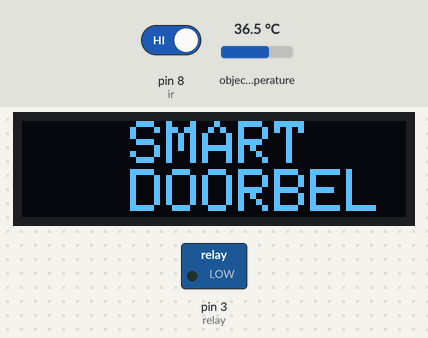
A sketch run on a simulated Arduino Uno, built with avr-gcc and run on an emulated ATmega328P. On the bench: 128×32 one-colour display, switched loads named in the sketch (green lamp = pin HIGH). Inputs (shaded band) come from the test bench; at power-on: pin 8 (ir) HIGH, object temperature 36.5 °C.

Above: at 2.3 s.
2.4 s: pin 8 (ir) driven LOW
At 2.9 s:
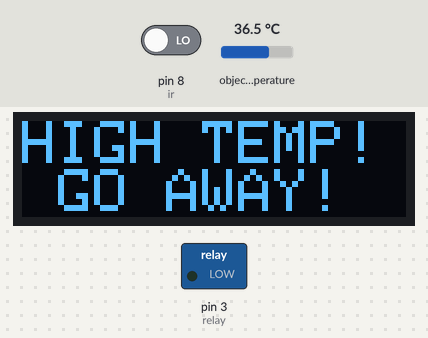
4.1 s: object temperature set to 34.4 °C
5.6 s: object temperature set to 33.6 °C
At 6.3 s:
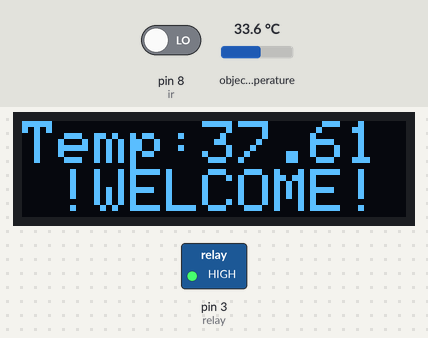
7.2 s: object temperature set to 39 °C
At 8.0 s:
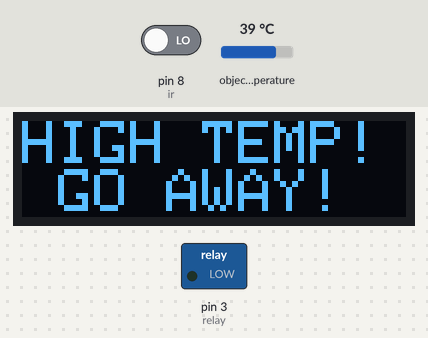
8.7 s: pin 8 (ir) driven HIGH
At 9.7 s:
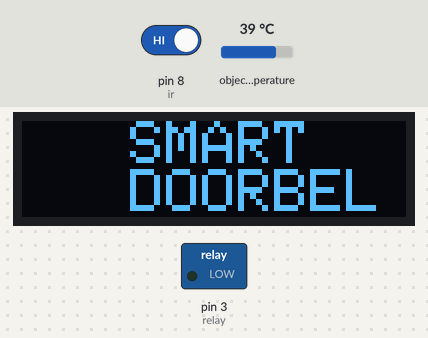
Timing chart, 0 to 11.3 s (numbered marks = the images above; inputs shaded):
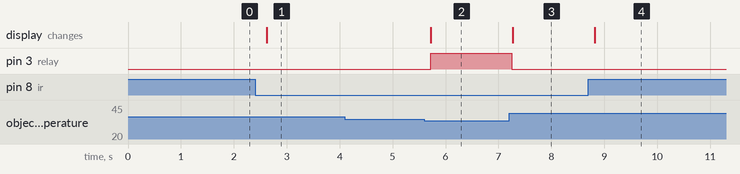

Measured:
- the behaviour switches between 34 and 33.9 °C on object temperature (found by bisection; images 1 and 2)
- after the input at 2.4 s, the display: changes after 0.22 s (image 1)
- after the input at 4.1 s, every drawn part: stays the same
- after the input at 5.6 s, pin 3 (relay): LOW → HIGH after 0.12 s; the display: changes after 0.12 s (image 2)
- after the input at 7.2 s, pin 3 (relay): HIGH → LOW after 0.05 s; the display: changes after 0.07 s (image 3)
- after the input at 8.7 s, the display: changes after 0.12 s (image 4)

The sketch:

Smart_Doorbell.ino
```cpp
#include <Adafruit_MLX90614.h>
#include <Adafruit_SSD1306.h>
#include <SPI.h>
#include <Wire.h>
#include <Adafruit_GFX.h>

#define SCREEN_WIDTH 128
#define SCREEN_HEIGHT 32

#define OLED_RESET  4
Adafruit_SSD1306 display(SCREEN_WIDTH,SCREEN_HEIGHT,&Wire, OLED_RESET);

Adafruit_MLX90614 mlx = Adafruit_MLX90614();

#define ir 8
#define relay 3

void setup(){
  display.begin(SSD1306_SWITCHCAPVCC, 0x3C);
    display.clearDisplay();
  display.setTextSize(2);
  display.setTextColor(WHITE);
  display.setCursor(0,0);
  display.print("   SMART     DOORBELL");
  display.display();

  pinMode(ir,INPUT);
  pinMode(relay, OUTPUT);

  mlx.begin();
}

void loop(){
  delay(500);
  if(digitalRead(ir) == LOW){
    float temp = mlx.readObjectTempC() + 4;
    if(temp < 38) {
    display.clearDisplay();
      display.setCursor(0,0);
      display.print("Temp:");display.print(temp);display.print(" !WELCOME!");
      display.display();
      digitalWrite(relay,HIGH);
    } else{
      digitalWrite(relay, LOW);
    display.clearDisplay();
      display.setCursor(0,0);
      display.print("HIGH TEMP! GO AWAY!");
      display.display();
      }
  } else {
    digitalWrite(relay,LOW);
    display.clearDisplay();
    display.setCursor(0,0);
    display.print("   SMART     DOORBELL");
    display.display();
  }

}
```
